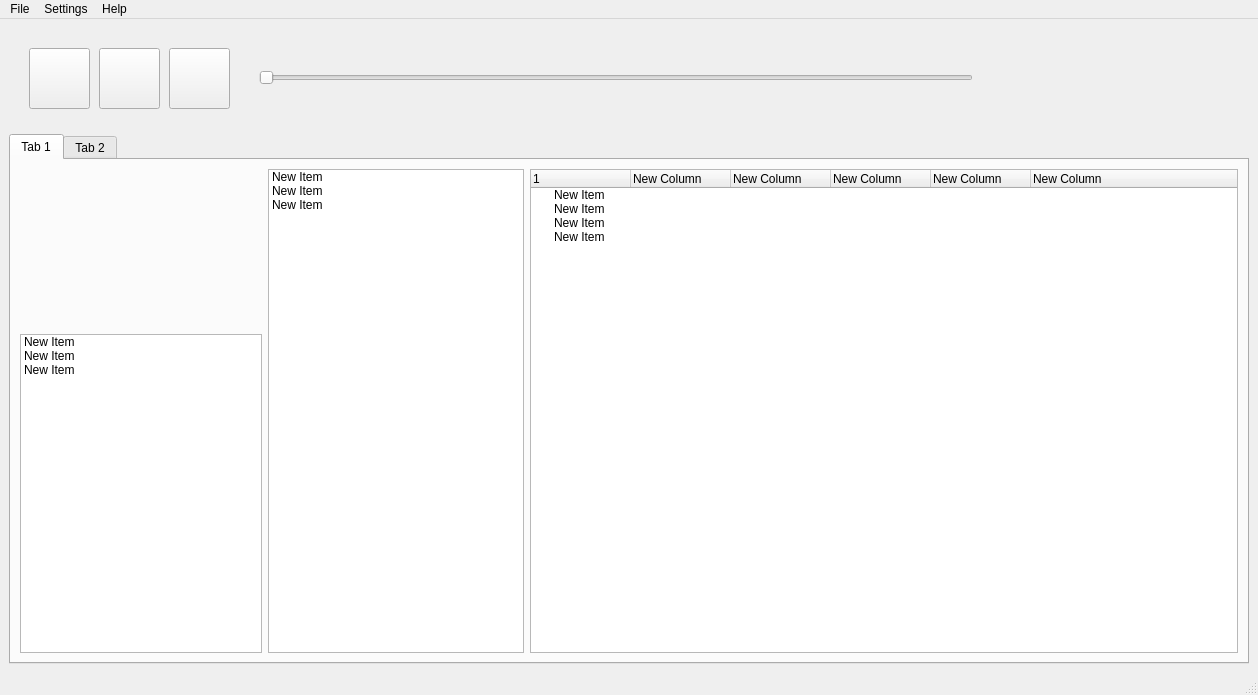
<?xml version="1.0" encoding="UTF-8"?>
<ui version="4.0">
 <class>MainWindow</class>
 <widget class="QMainWindow" name="MainWindow">
  <property name="enabled">
   <bool>true</bool>
  </property>
  <property name="geometry">
   <rect>
    <x>0</x>
    <y>0</y>
    <width>1258</width>
    <height>695</height>
   </rect>
  </property>
  <property name="windowTitle">
   <string>RoteSonner</string>
  </property>
  <property name="windowIcon">
   <iconset resource="../rotesonne.qrc">
    <normaloff>:/images/images/media-podcast.png</normaloff>:/images/images/media-podcast.png</iconset>
  </property>
  <property name="toolTip">
   <string/>
  </property>
  <property name="statusTip">
   <string/>
  </property>
  <property name="documentMode">
   <bool>false</bool>
  </property>
  <widget class="QWidget" name="centralwidget">
   <layout class="QVBoxLayout" name="verticalLayout_3">
    <item>
     <layout class="QHBoxLayout" name="horizontalLayout_4" stretch="0">
      <item>
       <widget class="QWidget" name="widget" native="true">
        <property name="minimumSize">
         <size>
          <width>241</width>
          <height>100</height>
         </size>
        </property>
        <widget class="QPushButton" name="pushButton">
         <property name="geometry">
          <rect>
           <x>20</x>
           <y>20</y>
           <width>61</width>
           <height>61</height>
          </rect>
         </property>
         <property name="sizePolicy">
          <sizepolicy hsizetype="Minimum" vsizetype="Fixed">
           <horstretch>0</horstretch>
           <verstretch>0</verstretch>
          </sizepolicy>
         </property>
         <property name="sizeIncrement">
          <size>
           <width>0</width>
           <height>0</height>
          </size>
         </property>
         <property name="baseSize">
          <size>
           <width>0</width>
           <height>0</height>
          </size>
         </property>
         <property name="text">
          <string/>
         </property>
        </widget>
        <widget class="QPushButton" name="pushButton_2">
         <property name="geometry">
          <rect>
           <x>90</x>
           <y>20</y>
           <width>61</width>
           <height>61</height>
          </rect>
         </property>
         <property name="sizePolicy">
          <sizepolicy hsizetype="Minimum" vsizetype="Fixed">
           <horstretch>0</horstretch>
           <verstretch>0</verstretch>
          </sizepolicy>
         </property>
         <property name="sizeIncrement">
          <size>
           <width>0</width>
           <height>0</height>
          </size>
         </property>
         <property name="baseSize">
          <size>
           <width>0</width>
           <height>0</height>
          </size>
         </property>
         <property name="text">
          <string/>
         </property>
        </widget>
        <widget class="QPushButton" name="pushButton_3">
         <property name="geometry">
          <rect>
           <x>160</x>
           <y>20</y>
           <width>61</width>
           <height>61</height>
          </rect>
         </property>
         <property name="sizePolicy">
          <sizepolicy hsizetype="Minimum" vsizetype="Fixed">
           <horstretch>0</horstretch>
           <verstretch>0</verstretch>
          </sizepolicy>
         </property>
         <property name="sizeIncrement">
          <size>
           <width>0</width>
           <height>0</height>
          </size>
         </property>
         <property name="baseSize">
          <size>
           <width>0</width>
           <height>0</height>
          </size>
         </property>
         <property name="text">
          <string/>
         </property>
        </widget>
        <widget class="QSlider" name="horizontalSlider">
         <property name="geometry">
          <rect>
           <x>250</x>
           <y>40</y>
           <width>714</width>
           <height>19</height>
          </rect>
         </property>
         <property name="orientation">
          <enum>Qt::Horizontal</enum>
         </property>
        </widget>
       </widget>
      </item>
     </layout>
    </item>
    <item>
     <widget class="QTabWidget" name="tabWidget">
      <property name="currentIndex">
       <number>0</number>
      </property>
      <property name="movable">
       <bool>false</bool>
      </property>
      <widget class="QWidget" name="tab_3">
       <attribute name="title">
        <string>Tab 1</string>
       </attribute>
       <layout class="QHBoxLayout" name="horizontalLayout_2" stretch="1,4">
        <item>
         <layout class="QVBoxLayout" name="verticalLayout" stretch="5,10">
          <property name="sizeConstraint">
           <enum>QLayout::SetDefaultConstraint</enum>
          </property>
          <item>
           <widget class="QLabel" name="label">
            <property name="enabled">
             <bool>true</bool>
            </property>
            <property name="sizePolicy">
             <sizepolicy hsizetype="Preferred" vsizetype="Preferred">
              <horstretch>0</horstretch>
              <verstretch>0</verstretch>
             </sizepolicy>
            </property>
            <property name="text">
             <string/>
            </property>
            <property name="pixmap">
             <pixmap resource="../rotesonne.qrc">:/images/images/nocover.png</pixmap>
            </property>
            <property name="scaledContents">
             <bool>true</bool>
            </property>
           </widget>
          </item>
          <item>
           <widget class="QListWidget" name="listWidget">
            <property name="resizeMode">
             <enum>QListView::Adjust</enum>
            </property>
            <item>
             <property name="text">
              <string>New Item</string>
             </property>
            </item>
            <item>
             <property name="text">
              <string>New Item</string>
             </property>
            </item>
            <item>
             <property name="text">
              <string>New Item</string>
             </property>
            </item>
           </widget>
          </item>
         </layout>
        </item>
        <item>
         <layout class="QHBoxLayout" name="horizontalLayout" stretch="0,2">
          <item>
           <widget class="QListWidget" name="listWidget_2">
            <item>
             <property name="text">
              <string>New Item</string>
             </property>
            </item>
            <item>
             <property name="text">
              <string>New Item</string>
             </property>
            </item>
            <item>
             <property name="text">
              <string>New Item</string>
             </property>
            </item>
           </widget>
          </item>
          <item>
           <widget class="QTreeWidget" name="treeWidget">
            <column>
             <property name="text">
              <string>1</string>
             </property>
            </column>
            <column>
             <property name="text">
              <string>New Column</string>
             </property>
            </column>
            <column>
             <property name="text">
              <string>New Column</string>
             </property>
            </column>
            <column>
             <property name="text">
              <string>New Column</string>
             </property>
            </column>
            <column>
             <property name="text">
              <string>New Column</string>
             </property>
            </column>
            <column>
             <property name="text">
              <string>New Column</string>
             </property>
            </column>
            <item>
             <property name="text">
              <string>New Item</string>
             </property>
            </item>
            <item>
             <property name="text">
              <string>New Item</string>
             </property>
            </item>
            <item>
             <property name="text">
              <string>New Item</string>
             </property>
            </item>
            <item>
             <property name="text">
              <string>New Item</string>
             </property>
            </item>
           </widget>
          </item>
         </layout>
        </item>
       </layout>
      </widget>
      <widget class="QWidget" name="tab_4">
       <attribute name="title">
        <string>Tab 2</string>
       </attribute>
      </widget>
     </widget>
    </item>
   </layout>
  </widget>
  <widget class="QMenuBar" name="menubar">
   <property name="geometry">
    <rect>
     <x>0</x>
     <y>0</y>
     <width>1258</width>
     <height>25</height>
    </rect>
   </property>
   <widget class="QMenu" name="menuFile">
    <property name="title">
     <string>File</string>
    </property>
    <addaction name="actionQuit"/>
   </widget>
   <widget class="QMenu" name="menuSettings">
    <property name="title">
     <string>Settings</string>
    </property>
    <addaction name="actionCollection"/>
    <addaction name="actionPreferences"/>
   </widget>
   <widget class="QMenu" name="menuHelp">
    <property name="title">
     <string>Help</string>
    </property>
    <addaction name="actionHelp"/>
    <addaction name="separator"/>
    <addaction name="actionAbout"/>
    <addaction name="actionAbout_Qt"/>
   </widget>
   <addaction name="menuFile"/>
   <addaction name="menuSettings"/>
   <addaction name="menuHelp"/>
  </widget>
  <widget class="QStatusBar" name="statusbar"/>
  <action name="actionQuit">
   <property name="text">
    <string>Quit</string>
   </property>
  </action>
  <action name="actionHelp">
   <property name="text">
    <string>Help</string>
   </property>
  </action>
  <action name="actionAbout">
   <property name="text">
    <string>About</string>
   </property>
  </action>
  <action name="actionPreferences">
   <property name="text">
    <string>Preferences</string>
   </property>
  </action>
  <action name="actionAbout_Qt">
   <property name="text">
    <string>About Qt</string>
   </property>
  </action>
  <action name="actionCollection">
   <property name="text">
    <string>Collection</string>
   </property>
  </action>
 </widget>
 <resources>
  <include location="../rotesonne.qrc"/>
 </resources>
 <connections>
  <connection>
   <sender>actionQuit</sender>
   <signal>triggered()</signal>
   <receiver>MainWindow</receiver>
   <slot>close()</slot>
   <hints>
    <hint type="sourcelabel">
     <x>18</x>
     <y>12</y>
    </hint>
    <hint type="destinationlabel">
     <x>628</x>
     <y>347</y>
    </hint>
   </hints>
  </connection>
 </connections>
</ui>
